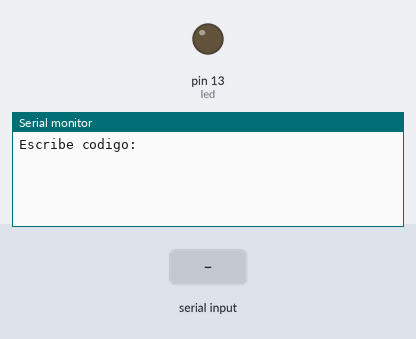
Simulated run of this sketch. Board: Arduino Uno, built with avr-gcc and run on an emulated ATmega328P. On the bench: output pins drawn as LEDs (lit = HIGH), the last lines printed to the serial monitor. Inputs (shaded band) come from the test bench.

Above: at 1.2 s.
1.3 s: "ENCENDERLEDVERDE\n" received over Serial
At 2.5 s:
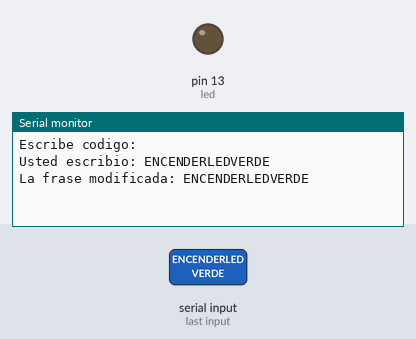
2.8 s: "APAGARLEDVERDE\n" received over Serial
At 3.6 s:
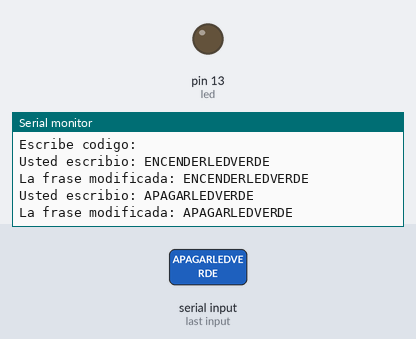
4.3 s: "1\n" received over Serial
At 5.2 s:
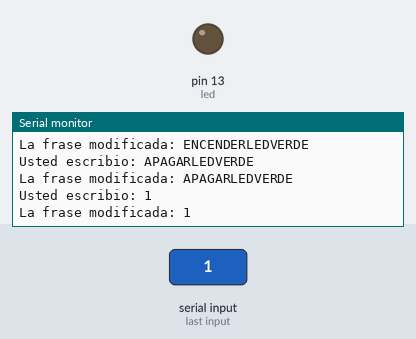

Measured:
- after the input at 1.3 s, the serial monitor: prints a new line after 0.06 s (image 1)
- after the input at 2.8 s, the serial monitor: prints a new line after 0.05 s (image 2)
- after the input at 4.3 s, the serial monitor: prints a new line at once (image 3)

The sketch:

pruebaCaracteresSinEspacio7.ino
```cpp
#include <stdio.h>
#include <stdlib.h>
#include <string.h>

int led = 13;
String cadena;
String cifrado;
int codigo;
char c;

void setup() {
  Serial.begin(9600);
  pinMode(led, OUTPUT);
  Serial.println("Escribe codigo: ");
}

void loop() {

  while (Serial.available()) {
    delay(3);
    c = Serial.read();
    cadena += c;
  }

  if (cadena.length() > 0) {
    Serial.println("\n");
    Serial.println("Usted escribio: "+cadena);
    cadena.toUpperCase();
    cadena.replace(" ", "");
    Serial.println("\n");
    Serial.print("La frase modificada: "+cadena);

    if (cadena == "ENCENDERLEDVERDE")
    {
      digitalWrite(led, HIGH);
    }
    if (cadena == "APAGARLEDVERDE")
    {
      digitalWrite(led, LOW);
    }
      char enter=13;
      char borra=12;
      if (c == enter) {
        Serial.print(borra);
        delay(20);
      }

    cadena = "";
  }
}
```
